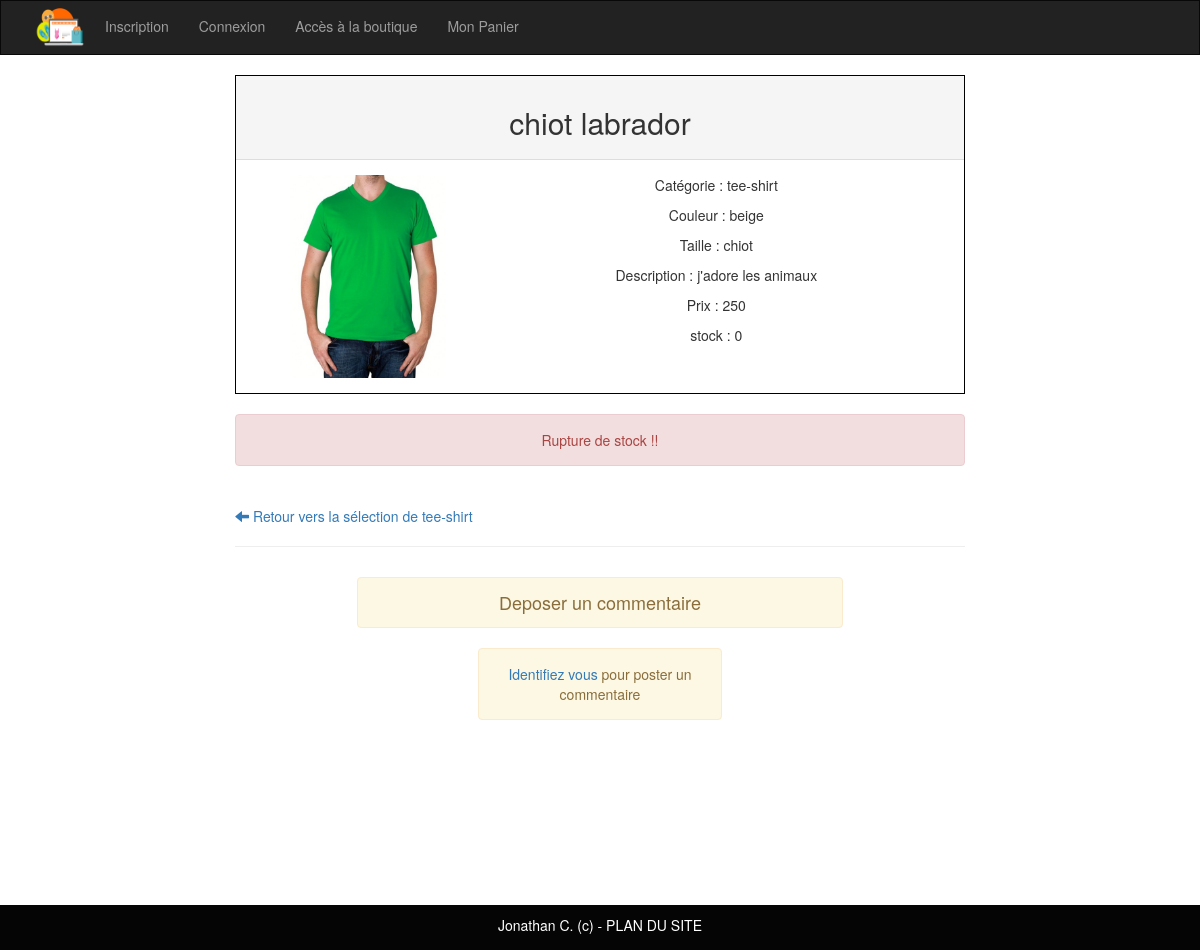
/boutique2/fiche_produit.php?id_produit=8, run on the app's committed database.
### tables this page shows
CREATE TABLE `produit` (
  `id_produit` int(3) NOT NULL,
  `reference` varchar(20) NOT NULL,
  `categorie` varchar(20) NOT NULL,
  `titre` varchar(100) NOT NULL,
  `description` text NOT NULL,
  `couleur` varchar(20) NOT NULL,
  `taille` varchar(5) NOT NULL,
  `public` enum('m','f','mixte','') NOT NULL,
  `photo` varchar(250) DEFAULT NULL,
  `prix` int(3) NOT NULL,
  `stock` int(3) NOT NULL
);

### boutique2/inc/fonction.inc.php (called while the page is built, shortened)
<?php
function internauteEstConnecte()
{
	if(!isset($_SESSION['membre']))
	{
		return false;
	}
	else
	{
		return true;
	}
}

### boutique2/inc/init.inc.php (called while the page is built, shortened)
<?php
$content = '';
require_once("fonction.inc.php");

### boutique2/fiche_produit.php (the view, shortened to what this page needs)
<?php
require_once("inc/init.inc.php");
if(isset($_GET['id_produit']))
{
	$resultat =  $pdo->query("SELECT * FROM produit WHERE id_produit = '$_GET[id_produit]'");
	$produit = $resultat->fetch(PDO::FETCH_ASSOC);
	$content .= '<div class="col-md-8 col-md-offset-2">
					<div class="panel-default border">
						<div class="panel-heading text-center"><h2>' . $produit['titre'] . '</h2></div>
							<div class="panel-body">
							<img src="' . $produit['photo'] . '" width="300" height="230" class="col-md-4 img-responsive">
							<p class="text-center">Catégorie : ' . $produit['categorie'] . '</p>
							<p class="text-center">Couleur : ' . $produit['couleur'] . '</p>
							<p class="text-center">Taille : ' . $produit['taille'] . '</p>
							<p class="text-center">Description : ' . $produit['description'] . '</p>
							<p class="text-center">Prix : ' . $produit['prix'] . '</p>
							<p class="text-center">stock : ' . $produit['stock'] . '</p>
							</div>
						</div><br>';
if($produit['stock'] > 0)
{
	$content .= "<i>Nombre de produit(s) disponible : $produit[stock]</i><br><br>";
	$content .= '<form method="post" action="panier.php">';
	$content .= "<input type='hidden' name='id_produit' value='$produit[id_produit]'>";
	$content .= '<label for="quantite">Quantité : </label>';
	$content .= '<select id="quantite" name="quantite" class="form-control">';
		for($i = 1; $i <= $produit['stock'] && $i <= 5; $i++)
		{
			$content .= "<option>$i</option>";
		}
	$content .= '</select><br>';
	$content .= '<input type="submit" name="ajout_panier" value="ajout au panier" class="col-md-12 btn btn-primary">';
	$content .= '</form><br><br>';
}
else
{
	$content .= '<div class="alert alert-danger text-center">Rupture de stock !! </div>';
}
$content .= '<br><a href="boutique.php?categorie=' . $produit['categorie'] . '"><span class="glyphicon glyphicon-arrow-left"></span>  Retour vers la sélection de ' . $produit['categorie'] . '</a><hr>';
$content .= '<h4 class="text-center alert alert-warning col-md-8 col-md-offset-2">Deposer un commentaire</h4>';
if(!internauteEstConnecte())
{
	$content .='<div class="col-md-4 col-md-offset-4 alert alert-warning text-center"><a href="connexion.php">Identifiez vous  </a> pour poster un commentaire</div>';
}
$content .='</div>';
$content .= '</div>';
}
require_once("inc/haut.inc.php");
echo $content;
require_once("inc/bas.inc.php");

### boutique2/inc/css/style.css (style rules this page uses)
* { margin: 0; padding: 0; }
.border { border: 1px solid black; }

### data on the page
produit: titre "chiot labrador", photo (picture), categorie "tee-shirt", couleur "beige", taille "chiot", description "j'adore les animaux", prix "250", stock "0"
